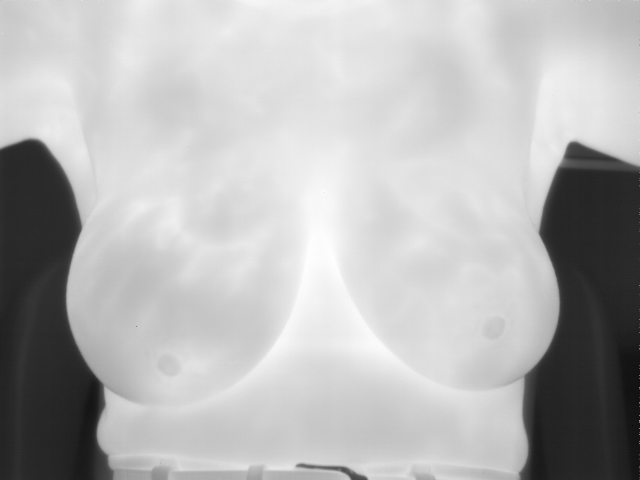
%> input picture Segmentation MATLAB Code/0000 - P10.tif, 640 x 480 px, given in place of 0000 - P10.tif.tif, which was not available
$ octave histEqual.m   (GNU Octave 9; MATLAB toolbox functions it lacks are replaced by stand-ins)
%> lines starting %> are read from the running program, lines starting %| are printed output that depends on the picture; pictures that were not available may be replaced by others from this repository, and a replacement may not be noted

ptID = input('Enter image name you want to open: ','s'); %Request patient image name
%> the answer given: 0000 - P10.tif
ptID = strcat(ptID,'.tif');
dir = uigetdir;
%> the answer given: .
I = imread([dir '/' ptID]);
%> I is the input picture: size 480x640 uint16; min 5050, max 8554, mean 7553.1
%%I = im2int8(I1);

J = adapthisteq(I,'clipLimit',0.02,'Distribution','rayleigh');
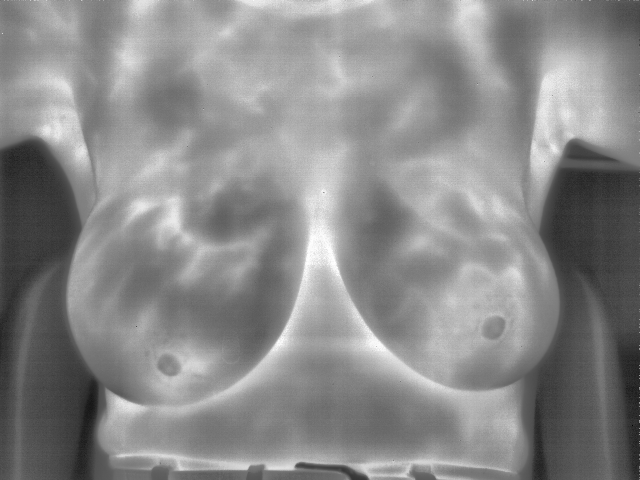
%> J: size 480x640 uint16; min 0, max 65535, mean 35441.6; drawn with min black and max white
%higher clip limit = more contrast

%J = adapthisteq(I);
%CLAHE --> contrast limiting, prevent overamplification of noise

imwrite(J, 'image.png');
figure(1)
imshowpair(I,J,'montage')
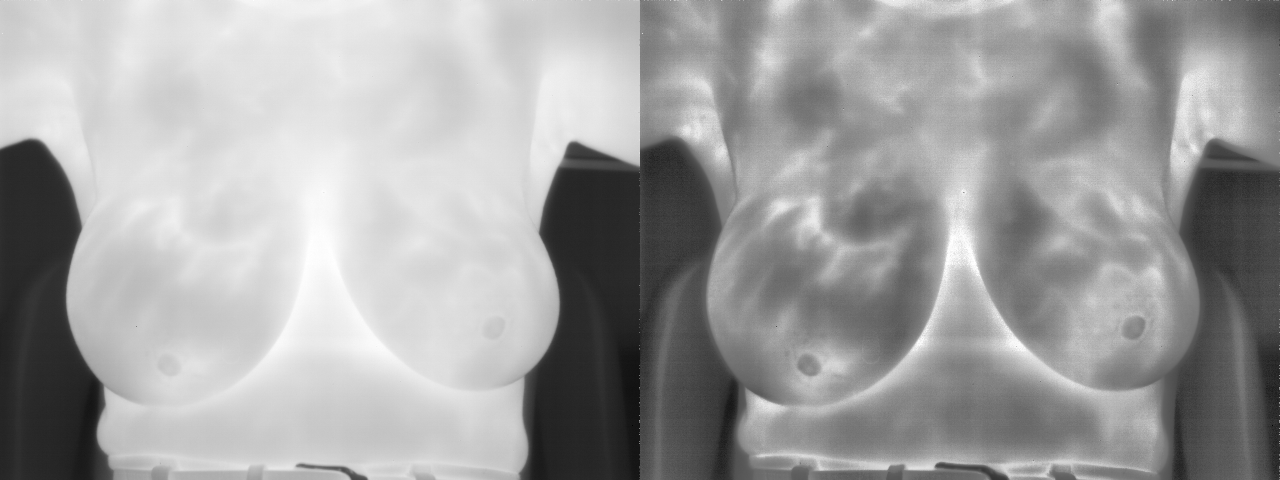
%> displayed picture: size 480x1280, on the screen's scale of 0 to 255; min 0, max 255, mean 160
axis off

figure(2)
imhist(I,64)
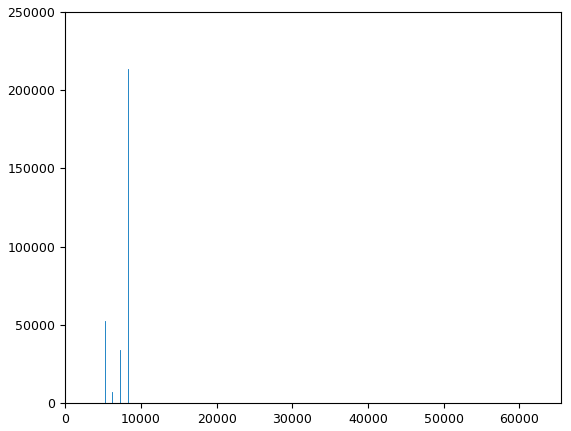
%> figure redrawn from the program's plot data; highest point at x = 8321.9, y = 213441

figure(3)
imhist(J,64)
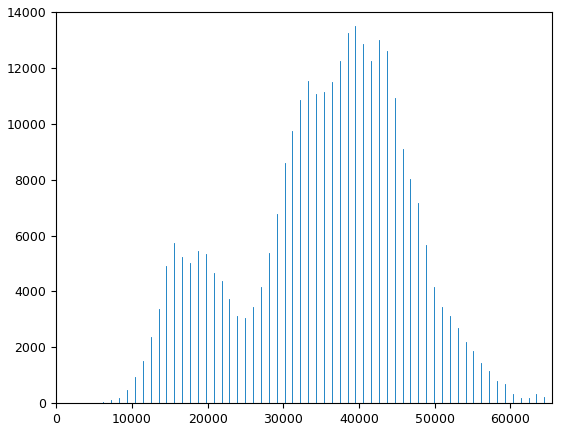
%> figure redrawn from the program's plot data; highest point at x = 39529, y = 13509
